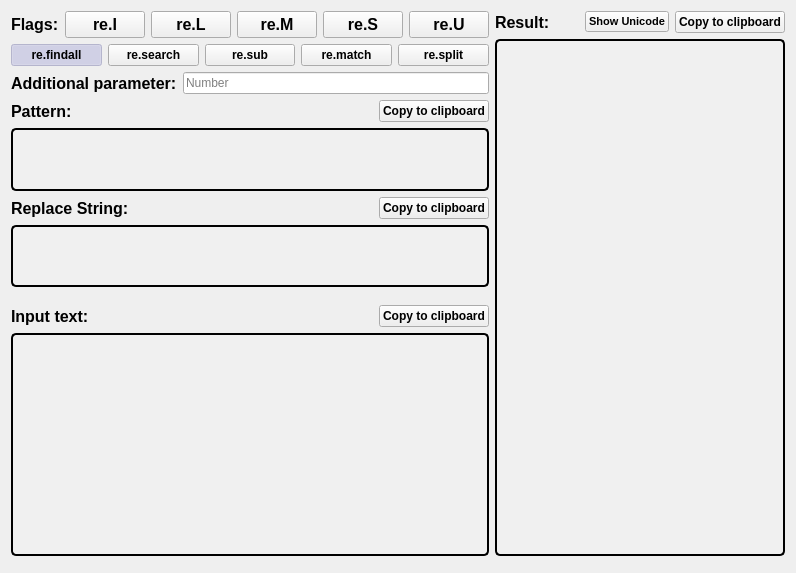
<?xml version="1.0" encoding="UTF-8"?>
<ui version="4.0">
 <class>MainWidget</class>
 <widget class="QWidget" name="MainWidget">
  <property name="geometry">
   <rect>
    <x>0</x>
    <y>0</y>
    <width>796</width>
    <height>573</height>
   </rect>
  </property>
  <property name="windowTitle">
   <string>Python Regular Expressions</string>
  </property>
  <layout class="QGridLayout" name="gridLayout">
   <item row="3" column="0">
    <layout class="QVBoxLayout" name="verticalLayout_4">
     <item>
      <layout class="QHBoxLayout" name="horizontalLayout_8">
       <item>
        <widget class="QLabel" name="label_inputText">
         <property name="font">
          <font>
           <pointsize>12</pointsize>
           <weight>75</weight>
           <bold>true</bold>
          </font>
         </property>
         <property name="text">
          <string>Input text:</string>
         </property>
        </widget>
       </item>
       <item>
        <widget class="QPushButton" name="pushButton_clipboardInput">
         <property name="sizePolicy">
          <sizepolicy hsizetype="Maximum" vsizetype="Fixed">
           <horstretch>0</horstretch>
           <verstretch>0</verstretch>
          </sizepolicy>
         </property>
         <property name="font">
          <font>
           <weight>75</weight>
           <bold>true</bold>
          </font>
         </property>
         <property name="focusPolicy">
          <enum>Qt::NoFocus</enum>
         </property>
         <property name="autoFillBackground">
          <bool>false</bool>
         </property>
         <property name="styleSheet">
          <string notr="true">QPushButton:checked {
color: rgba( 0, 0, 0, 100% );
background: rgba(220, 220, 250, 100%);

}
QPushButton:hover{
background-color: rgba(220,220,240,100%)
}</string>
         </property>
         <property name="text">
          <string>Copy to clipboard</string>
         </property>
        </widget>
       </item>
      </layout>
     </item>
     <item>
      <widget class="QTextEdit" name="textEdit_input">
       <property name="sizePolicy">
        <sizepolicy hsizetype="Expanding" vsizetype="MinimumExpanding">
         <horstretch>0</horstretch>
         <verstretch>3</verstretch>
        </sizepolicy>
       </property>
       <property name="minimumSize">
        <size>
         <width>0</width>
         <height>223</height>
        </size>
       </property>
       <property name="styleSheet">
        <string notr="true">QTextEdit{
background-color: rgb(240, 240, 240);
border-width: 2px;
border-style: solid;
border-radius: 5px;
padding: 5px;
}</string>
       </property>
       <property name="tabChangesFocus">
        <bool>true</bool>
       </property>
       <property name="acceptRichText">
        <bool>false</bool>
       </property>
      </widget>
     </item>
    </layout>
   </item>
   <item row="0" column="1" rowspan="5">
    <layout class="QVBoxLayout" name="verticalLayout">
     <item>
      <layout class="QHBoxLayout" name="horizontalLayout">
       <item>
        <widget class="QLabel" name="label_resultList">
         <property name="font">
          <font>
           <pointsize>12</pointsize>
           <weight>75</weight>
           <bold>true</bold>
          </font>
         </property>
         <property name="text">
          <string>Result:</string>
         </property>
        </widget>
       </item>
       <item>
        <widget class="QPushButton" name="pushButton_unicodeResult">
         <property name="sizePolicy">
          <sizepolicy hsizetype="Maximum" vsizetype="Fixed">
           <horstretch>0</horstretch>
           <verstretch>0</verstretch>
          </sizepolicy>
         </property>
         <property name="font">
          <font>
           <pointsize>8</pointsize>
           <weight>75</weight>
           <bold>true</bold>
          </font>
         </property>
         <property name="focusPolicy">
          <enum>Qt::NoFocus</enum>
         </property>
         <property name="styleSheet">
          <string notr="true">QPushButton:checked {
color: rgba( 0, 0, 0, 100% );
background: rgba(220, 220, 250, 100%);

}
QPushButton:hover{
background-color: rgba(220,220,240,100%)
}</string>
         </property>
         <property name="text">
          <string>Show Unicode</string>
         </property>
         <property name="checkable">
          <bool>true</bool>
         </property>
        </widget>
       </item>
       <item>
        <widget class="QPushButton" name="pushButton_clipboardResult">
         <property name="sizePolicy">
          <sizepolicy hsizetype="Maximum" vsizetype="Fixed">
           <horstretch>0</horstretch>
           <verstretch>0</verstretch>
          </sizepolicy>
         </property>
         <property name="font">
          <font>
           <weight>75</weight>
           <bold>true</bold>
          </font>
         </property>
         <property name="focusPolicy">
          <enum>Qt::NoFocus</enum>
         </property>
         <property name="styleSheet">
          <string notr="true">QPushButton:checked {
color: rgba( 0, 0, 0, 100% );
background: rgba(220, 220, 250, 100%);

}
QPushButton:hover{
background-color: rgba(220,220,240,100%)
}</string>
         </property>
         <property name="text">
          <string>Copy to clipboard</string>
         </property>
        </widget>
       </item>
      </layout>
     </item>
     <item>
      <widget class="QTextEdit" name="textEdit_result">
       <property name="font">
        <font>
         <pointsize>12</pointsize>
         <weight>75</weight>
         <bold>true</bold>
        </font>
       </property>
       <property name="focusPolicy">
        <enum>Qt::NoFocus</enum>
       </property>
       <property name="styleSheet">
        <string notr="true">QTextEdit{
background-color: rgb(240, 240, 240);
border-width: 2px;
border-style: solid;
border-radius: 5px;
padding: 5px;
margin-bottom: 6px;
}</string>
       </property>
       <property name="readOnly">
        <bool>true</bool>
       </property>
       <property name="html">
        <string>&lt;!DOCTYPE HTML PUBLIC &quot;-//W3C//DTD HTML 4.0//EN&quot; &quot;http://www.w3.org/TR/REC-html40/strict.dtd&quot;&gt;
&lt;html&gt;&lt;head&gt;&lt;meta name=&quot;qrichtext&quot; content=&quot;1&quot; /&gt;&lt;style type=&quot;text/css&quot;&gt;
p, li { white-space: pre-wrap; }
&lt;/style&gt;&lt;/head&gt;&lt;body style=&quot; font-family:'MS Shell Dlg 2'; font-size:12pt; font-weight:600; font-style:normal;&quot;&gt;
&lt;p style=&quot;-qt-paragraph-type:empty; margin-top:0px; margin-bottom:0px; margin-left:0px; margin-right:0px; -qt-block-indent:0; text-indent:0px;&quot;&gt;&lt;br /&gt;&lt;/p&gt;&lt;/body&gt;&lt;/html&gt;</string>
       </property>
       <property name="acceptRichText">
        <bool>false</bool>
       </property>
      </widget>
     </item>
    </layout>
   </item>
   <item row="0" column="0">
    <layout class="QVBoxLayout" name="verticalLayout_2">
     <item>
      <layout class="QHBoxLayout" name="horizontalLayout_3">
       <item>
        <widget class="QLabel" name="label_flags">
         <property name="font">
          <font>
           <pointsize>12</pointsize>
           <weight>75</weight>
           <bold>true</bold>
          </font>
         </property>
         <property name="text">
          <string>Flags:</string>
         </property>
        </widget>
       </item>
       <item>
        <widget class="QPushButton" name="pushButton_flagI">
         <property name="font">
          <font>
           <pointsize>12</pointsize>
           <weight>75</weight>
           <bold>true</bold>
          </font>
         </property>
         <property name="focusPolicy">
          <enum>Qt::NoFocus</enum>
         </property>
         <property name="styleSheet">
          <string notr="true">QPushButton:checked {
color: rgba( 0, 0, 0, 100% );
background: rgba(220, 220, 250, 100%);

}
QPushButton:hover{
background-color: rgba(220,220,240,100%)
}</string>
         </property>
         <property name="text">
          <string>re.I</string>
         </property>
         <property name="checkable">
          <bool>true</bool>
         </property>
        </widget>
       </item>
       <item>
        <widget class="QPushButton" name="pushButton_flagL">
         <property name="font">
          <font>
           <pointsize>12</pointsize>
           <weight>75</weight>
           <bold>true</bold>
          </font>
         </property>
         <property name="focusPolicy">
          <enum>Qt::NoFocus</enum>
         </property>
         <property name="styleSheet">
          <string notr="true">QPushButton:checked {
color: rgba( 0, 0, 0, 100% );
background: rgba(220, 220, 250, 100%);

}
QPushButton:hover{
background-color: rgba(220,220,240,100%)
}</string>
         </property>
         <property name="text">
          <string>re.L</string>
         </property>
         <property name="checkable">
          <bool>true</bool>
         </property>
        </widget>
       </item>
       <item>
        <widget class="QPushButton" name="pushButton_flagM">
         <property name="font">
          <font>
           <pointsize>12</pointsize>
           <weight>75</weight>
           <bold>true</bold>
          </font>
         </property>
         <property name="focusPolicy">
          <enum>Qt::NoFocus</enum>
         </property>
         <property name="styleSheet">
          <string notr="true">QPushButton:checked {
color: rgba( 0, 0, 0, 100% );
background: rgba(220, 220, 250, 100%);

}
QPushButton:hover{
background-color: rgba(220,220,240,100%)
}</string>
         </property>
         <property name="text">
          <string>re.M</string>
         </property>
         <property name="checkable">
          <bool>true</bool>
         </property>
        </widget>
       </item>
       <item>
        <widget class="QPushButton" name="pushButton_flagS">
         <property name="font">
          <font>
           <pointsize>12</pointsize>
           <weight>75</weight>
           <bold>true</bold>
          </font>
         </property>
         <property name="focusPolicy">
          <enum>Qt::NoFocus</enum>
         </property>
         <property name="styleSheet">
          <string notr="true">QPushButton:checked {
color: rgba( 0, 0, 0, 100% );
background: rgba(220, 220, 250, 100%);

}
QPushButton:hover{
background-color: rgba(220,220,240,100%)
}</string>
         </property>
         <property name="text">
          <string>re.S</string>
         </property>
         <property name="checkable">
          <bool>true</bool>
         </property>
        </widget>
       </item>
       <item>
        <widget class="QPushButton" name="pushButton_flagU">
         <property name="font">
          <font>
           <pointsize>12</pointsize>
           <weight>75</weight>
           <bold>true</bold>
          </font>
         </property>
         <property name="focusPolicy">
          <enum>Qt::NoFocus</enum>
         </property>
         <property name="styleSheet">
          <string notr="true">QPushButton:checked {
color: rgba( 0, 0, 0, 100% );
background: rgba(220, 220, 250, 100%);

}
QPushButton:hover{
background-color: rgba(220,220,240,100%)
}</string>
         </property>
         <property name="text">
          <string>re.U</string>
         </property>
         <property name="checkable">
          <bool>true</bool>
         </property>
        </widget>
       </item>
      </layout>
     </item>
     <item>
      <layout class="QHBoxLayout" name="horizontalLayout_4">
       <item>
        <widget class="QPushButton" name="pushButton_findAll">
         <property name="enabled">
          <bool>false</bool>
         </property>
         <property name="font">
          <font>
           <weight>75</weight>
           <bold>true</bold>
          </font>
         </property>
         <property name="focusPolicy">
          <enum>Qt::NoFocus</enum>
         </property>
         <property name="autoFillBackground">
          <bool>false</bool>
         </property>
         <property name="styleSheet">
          <string notr="true">QPushButton:checked {
color: rgba( 0, 0, 0, 100% );
background: rgba(220, 220, 250, 100%);

}
QPushButton:hover{
background-color: rgba(220,220,240,100%)
}</string>
         </property>
         <property name="text">
          <string>re.findall</string>
         </property>
         <property name="checkable">
          <bool>true</bool>
         </property>
         <property name="checked">
          <bool>true</bool>
         </property>
        </widget>
       </item>
       <item>
        <widget class="QPushButton" name="pushButton_search">
         <property name="font">
          <font>
           <weight>75</weight>
           <bold>true</bold>
          </font>
         </property>
         <property name="focusPolicy">
          <enum>Qt::NoFocus</enum>
         </property>
         <property name="styleSheet">
          <string notr="true">QPushButton:checked {
color: rgba( 0, 0, 0, 100% );
background: rgba(220, 220, 250, 100%);

}
QPushButton:hover{
background-color: rgba(220,220,240,100%)
}</string>
         </property>
         <property name="text">
          <string>re.search</string>
         </property>
         <property name="checkable">
          <bool>true</bool>
         </property>
        </widget>
       </item>
       <item>
        <widget class="QPushButton" name="pushButton_sub">
         <property name="font">
          <font>
           <weight>75</weight>
           <bold>true</bold>
          </font>
         </property>
         <property name="focusPolicy">
          <enum>Qt::NoFocus</enum>
         </property>
         <property name="styleSheet">
          <string notr="true">QPushButton:checked {
color: rgba( 0, 0, 0, 100% );
background: rgba(220, 220, 250, 100%);

}
QPushButton:hover{
background-color: rgba(220,220,240,100%)
}</string>
         </property>
         <property name="text">
          <string>re.sub</string>
         </property>
         <property name="checkable">
          <bool>true</bool>
         </property>
        </widget>
       </item>
       <item>
        <widget class="QPushButton" name="pushButton_match">
         <property name="font">
          <font>
           <weight>75</weight>
           <bold>true</bold>
          </font>
         </property>
         <property name="focusPolicy">
          <enum>Qt::NoFocus</enum>
         </property>
         <property name="styleSheet">
          <string notr="true">QPushButton:checked {
color: rgba( 0, 0, 0, 100% );
background: rgba(220, 220, 250, 100%);

}
QPushButton:hover{
background-color: rgba(220,220,240,100%)
}</string>
         </property>
         <property name="text">
          <string>re.match</string>
         </property>
         <property name="checkable">
          <bool>true</bool>
         </property>
        </widget>
       </item>
       <item>
        <widget class="QPushButton" name="pushButton_split">
         <property name="font">
          <font>
           <weight>75</weight>
           <bold>true</bold>
          </font>
         </property>
         <property name="focusPolicy">
          <enum>Qt::NoFocus</enum>
         </property>
         <property name="styleSheet">
          <string notr="true">QPushButton:checked {
color: rgba( 0, 0, 0, 100% );
background: rgba(220, 220, 250, 100%);

}
QPushButton:hover{
background-color: rgba(220,220,240,100%)
}</string>
         </property>
         <property name="text">
          <string>re.split</string>
         </property>
         <property name="checkable">
          <bool>true</bool>
         </property>
        </widget>
       </item>
      </layout>
     </item>
     <item>
      <layout class="QHBoxLayout" name="horizontalLayout_5">
       <item>
        <widget class="QLabel" name="label_additParam">
         <property name="font">
          <font>
           <pointsize>12</pointsize>
           <weight>75</weight>
           <bold>true</bold>
          </font>
         </property>
         <property name="text">
          <string>Additional parameter:</string>
         </property>
        </widget>
       </item>
       <item>
        <widget class="QLineEdit" name="lineEdit_additParam">
         <property name="inputMask">
          <string/>
         </property>
         <property name="placeholderText">
          <string>Number</string>
         </property>
        </widget>
       </item>
      </layout>
     </item>
     <item>
      <layout class="QVBoxLayout" name="verticalLayout_3">
       <item>
        <layout class="QHBoxLayout" name="horizontalLayout_6">
         <item>
          <widget class="QLabel" name="label_pattern">
           <property name="font">
            <font>
             <pointsize>12</pointsize>
             <weight>75</weight>
             <bold>true</bold>
            </font>
           </property>
           <property name="text">
            <string>Pattern:</string>
           </property>
          </widget>
         </item>
         <item>
          <widget class="QPushButton" name="pushButton_clipboardPattern">
           <property name="sizePolicy">
            <sizepolicy hsizetype="Maximum" vsizetype="Fixed">
             <horstretch>0</horstretch>
             <verstretch>0</verstretch>
            </sizepolicy>
           </property>
           <property name="font">
            <font>
             <weight>75</weight>
             <bold>true</bold>
            </font>
           </property>
           <property name="focusPolicy">
            <enum>Qt::NoFocus</enum>
           </property>
           <property name="styleSheet">
            <string notr="true">QPushButton:checked {
color: rgba( 0, 0, 0, 100% );
background: rgba(220, 220, 250, 100%);

}
QPushButton:hover{
background-color: rgba(220,220,240,100%)
}</string>
           </property>
           <property name="text">
            <string>Copy to clipboard</string>
           </property>
          </widget>
         </item>
        </layout>
       </item>
       <item>
        <widget class="QTextEdit" name="textEdit_regex">
         <property name="sizePolicy">
          <sizepolicy hsizetype="Expanding" vsizetype="Minimum">
           <horstretch>0</horstretch>
           <verstretch>2</verstretch>
          </sizepolicy>
         </property>
         <property name="minimumSize">
          <size>
           <width>0</width>
           <height>43</height>
          </size>
         </property>
         <property name="font">
          <font>
           <pointsize>12</pointsize>
           <weight>75</weight>
           <bold>true</bold>
          </font>
         </property>
         <property name="styleSheet">
          <string notr="true">QTextEdit{
background-color: rgb(240, 240, 240);
border-width: 2px;
border-style: solid;
border-radius: 5px;
padding: 5px;
}</string>
         </property>
         <property name="tabChangesFocus">
          <bool>true</bool>
         </property>
         <property name="acceptRichText">
          <bool>false</bool>
         </property>
        </widget>
       </item>
       <item>
        <layout class="QHBoxLayout" name="horizontalLayout_7">
         <item>
          <widget class="QLabel" name="label_replaceString">
           <property name="font">
            <font>
             <pointsize>12</pointsize>
             <weight>75</weight>
             <bold>true</bold>
            </font>
           </property>
           <property name="text">
            <string>Replace String:</string>
           </property>
          </widget>
         </item>
         <item>
          <widget class="QPushButton" name="pushButton_clipboardReplace">
           <property name="sizePolicy">
            <sizepolicy hsizetype="Maximum" vsizetype="Fixed">
             <horstretch>0</horstretch>
             <verstretch>0</verstretch>
            </sizepolicy>
           </property>
           <property name="font">
            <font>
             <weight>75</weight>
             <bold>true</bold>
            </font>
           </property>
           <property name="focusPolicy">
            <enum>Qt::NoFocus</enum>
           </property>
           <property name="styleSheet">
            <string notr="true">QPushButton:checked {
color: rgba( 0, 0, 0, 100% );
background: rgba(220, 220, 250, 100%);

}
QPushButton:hover{
background-color: rgba(220,220,240,100%)
}</string>
           </property>
           <property name="text">
            <string>Copy to clipboard</string>
           </property>
          </widget>
         </item>
        </layout>
       </item>
       <item>
        <widget class="QTextEdit" name="textEdit_replaceString">
         <property name="enabled">
          <bool>true</bool>
         </property>
         <property name="sizePolicy">
          <sizepolicy hsizetype="Expanding" vsizetype="Minimum">
           <horstretch>0</horstretch>
           <verstretch>2</verstretch>
          </sizepolicy>
         </property>
         <property name="minimumSize">
          <size>
           <width>0</width>
           <height>41</height>
          </size>
         </property>
         <property name="font">
          <font>
           <pointsize>12</pointsize>
           <weight>75</weight>
           <bold>true</bold>
          </font>
         </property>
         <property name="styleSheet">
          <string notr="true">QTextEdit{
background-color: rgb(240, 240, 240);
border-width: 2px;
border-style: solid;
border-radius: 5px;
padding: 5px;
}</string>
         </property>
         <property name="tabChangesFocus">
          <bool>true</bool>
         </property>
         <property name="acceptRichText">
          <bool>false</bool>
         </property>
        </widget>
       </item>
      </layout>
     </item>
    </layout>
   </item>
  </layout>
 </widget>
 <resources/>
 <connections/>
</ui>
